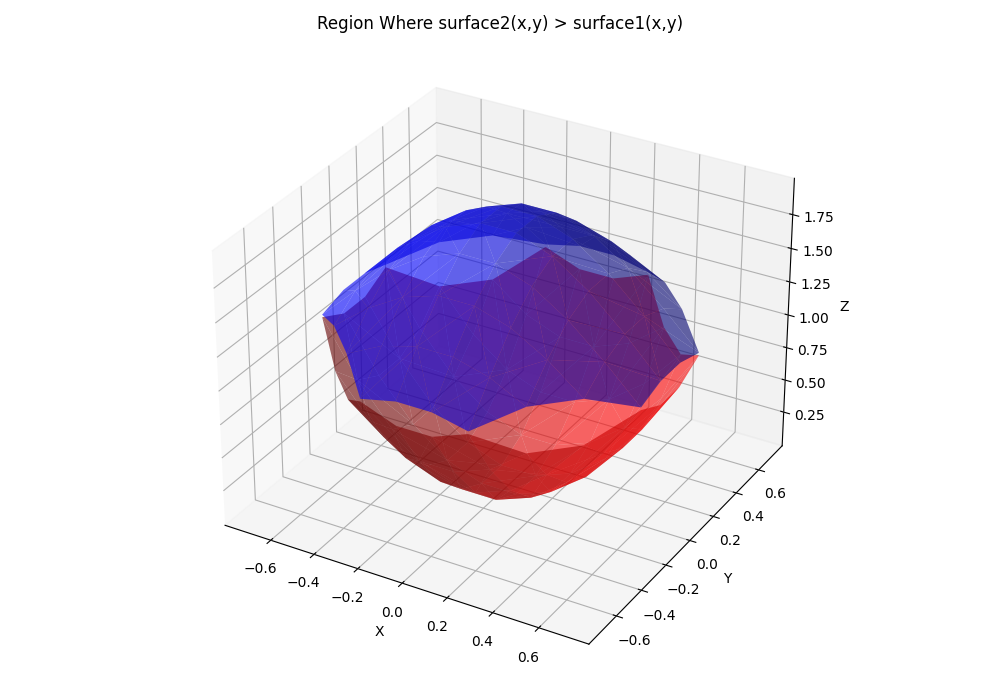

Recreate this plot in Python.
import numpy as np
import matplotlib.pyplot as plt
from scipy.spatial import Delaunay
from mpl_toolkits.mplot3d.art3d import Poly3DCollection
from scipy.interpolate import griddata

# Define the two surfaces:
def surface1(x, y):
    return 2.0 * x**2 + 2.0 * y**2

def surface2(x, y):
    return 2.0 * np.exp(-x**2 - y**2)

# ---------------------------
# 1) Define a sampling domain
# ---------------------------
N = 20  # number of points along each axis
x = np.linspace(-1.5, 1.5, N)
y = np.linspace(-1.5, 1.5, N)
X, Y = np.meshgrid(x, y)

# -------------------------
# 2) Compute surface values
# -------------------------
Z1 = surface1(X, Y)
Z2 = surface2(X, Y)

# ----------------------------------
# 3) Mask the region where Z2 > Z1
# ----------------------------------
mask = (Z2 > Z1)

# We only keep the points that satisfy the inequality
valid_x = X[mask]
valid_y = Y[mask]

# ------------------------------
# 4) Triangulate in the XY-plane
# ------------------------------
points_2d = np.column_stack([valid_x, valid_y])
tri = Delaunay(points_2d)

# Compute the corresponding z-values for the top and bottom surfaces
top_z = surface2(points_2d[:, 0], points_2d[:, 1])
bot_z = surface1(points_2d[:, 0], points_2d[:, 1])

# -----------------
# 5) Plot in 3D
# -----------------
fig = plt.figure(figsize=(10, 7))
ax = fig.add_subplot(111, projection='3d')

# Plot the "top" surface (surface2)
ax.plot_trisurf(points_2d[:,0],
                points_2d[:,1],
                top_z,
                triangles=tri.simplices,
                color='blue',
                alpha=0.6,
                edgecolor='none')

# Plot the "bottom" surface (surface1)
ax.plot_trisurf(points_2d[:,0],
                points_2d[:,1],
                bot_z,
                triangles=tri.simplices,
                color='red',
                alpha=0.6,
                edgecolor='none')

# Label axes
ax.set_xlabel('X')
ax.set_ylabel('Y')
ax.set_zlabel('Z')

plt.tight_layout()
plt.show()
plt.savefig("volume_mesh.png")